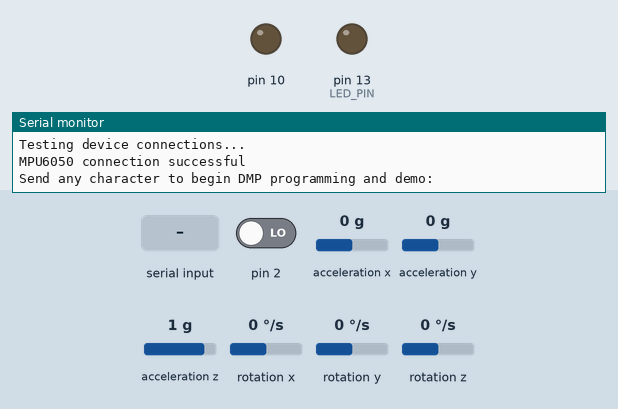
Recording of a sketch running on a simulated Arduino Uno, built with avr-gcc and run on an emulated ATmega328P. Shown: output pins drawn as LEDs (lit = HIGH), the last lines printed to the serial monitor. Dashed ring = blinking. The inputs (shaded band) are chosen by the test bench; at power-on: pin 2 LOW, acceleration x 0 g, acceleration y 0 g, acceleration z 1 g, rotation x 0 °/s, rotation y 0 °/s, rotation z 0 °/s. Storage starts empty; the sensor or clock chip raises its interrupt line as the real part does.

Above: at 1.0 s.
1.1 s: "1\n" received over Serial
At 1.77 s:
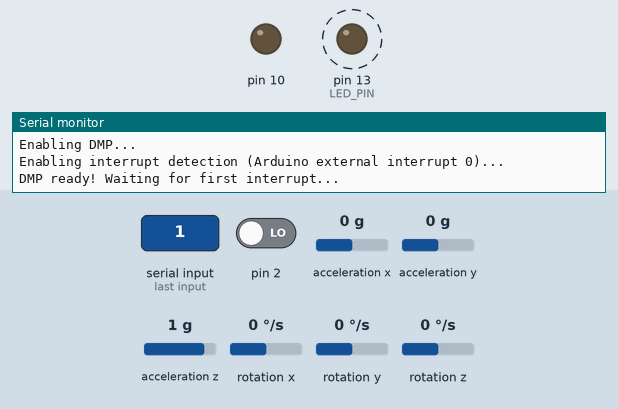
Timing chart, 0 to 10.1 s (numbered marks = the images above; inputs shaded):
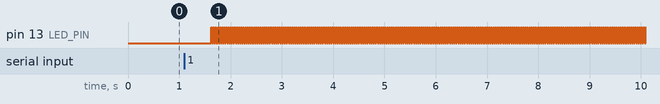

The sketch:

Datalogger.ino
```cpp
/*
  SD card datalogger


 */

#include <SPI.h>
#include <SD.h>
#include <Wire.h>
#include "I2Cdev.h"

#include "MPU6050_6Axis_MotionApps20.h"


const int chipSelect = 10;

File dataFile;

// class default I2C address is 0x68
// specific I2C addresses may be passed as a parameter here
// AD0 low = 0x68 (default for SparkFun breakout and InvenSense evaluation board)
// AD0 high = 0x69
MPU6050 mpu;
//MPU6050 mpu(0x69); // <-- use for AD0 high

/* =========================================================================
   NOTE: In addition to connection 3.3v, GND, SDA, and SCL, this sketch
   depends on the MPU-6050's INT pin being connected to the Arduino's
   external interrupt #0 pin. On the Arduino Uno and Mega 2560, this is
   digital I/O pin 2.
 * ========================================================================= */

/* =========================================================================
   NOTE: Arduino v1.0.1 with the Leonardo board generates a compile error
   when using Serial.write(buf, len). The Teapot output uses this method.
   The solution requires a modification to the Arduino USBAPI.h file, which
   is fortunately simple, but annoying. This will be fixed in the next IDE
   release. For more info, see these links:

   http://arduino.cc/forum/index.php/topic,109987.0.html
   http://code.google.com/p/arduino/issues/detail?id=958
 * ========================================================================= */


// uncomment "OUTPUT_READABLE_QUATERNION" if you want to see the actual
// quaternion components in a [w, x, y, z] format (not best for parsing
// on a remote host such as Processing or something though)
#define OUTPUT_READABLE_QUATERNION

// uncomment "OUTPUT_READABLE_EULER" if you want to see Euler angles
// (in degrees) calculated from the quaternions coming from the FIFO.
// Note that Euler angles suffer from gimbal lock (for more info, see
// http://en.wikipedia.org/wiki/Gimbal_lock)
//#define OUTPUT_READABLE_EULER

// uncomment "OUTPUT_READABLE_YAWPITCHROLL" if you want to see the yaw/
// pitch/roll angles (in degrees) calculated from the quaternions coming
// from the FIFO. Note this also requires gravity vector calculations.
// Also note that yaw/pitch/roll angles suffer from gimbal lock (for
// more info, see: http://en.wikipedia.org/wiki/Gimbal_lock)
//#define OUTPUT_READABLE_YAWPITCHROLL

// uncomment "OUTPUT_READABLE_REALACCEL" if you want to see acceleration
// components with gravity removed. This acceleration reference frame is
// not compensated for orientation, so +X is always +X according to the
// sensor, just without the effects of gravity. If you want acceleration
// compensated for orientation, us OUTPUT_READABLE_WORLDACCEL instead.
//#define OUTPUT_READABLE_REALACCEL

// uncomment "OUTPUT_READABLE_WORLDACCEL" if you want to see acceleration
// components with gravity removed and adjusted for the world frame of
// reference (yaw is relative to initial orientation, since no magnetometer
// is present in this case). Could be quite handy in some cases.
//#define OUTPUT_READABLE_WORLDACCEL

// uncomment "OUTPUT_TEAPOT" if you want output that matches the
// format used for the InvenSense teapot demo
//#define OUTPUT_TEAPOT


#define LED_PIN 13 // (Arduino is 13, Teensy is 11, Teensy++ is 6)
bool blinkState = false;

// MPU control/status vars
bool dmpReady = false;  // set true if DMP init was successful
uint8_t mpuIntStatus;   // holds actual interrupt status byte from MPU
uint8_t devStatus;      // return status after each device operation (0 = success, !0 = error)
uint16_t packetSize;    // expected DMP packet size (default is 42 bytes)
uint16_t fifoCount;     // count of all bytes currently in FIFO
uint8_t fifoBuffer[64]; // FIFO storage buffer

// orientation/motion vars
Quaternion q;           // [w, x, y, z]         quaternion container
VectorInt16 aa;         // [x, y, z]            accel sensor measurements
VectorInt16 aaReal;     // [x, y, z]            gravity-free accel sensor measurements
VectorInt16 aaWorld;    // [x, y, z]            world-frame accel sensor measurements
VectorFloat gravity;    // [x, y, z]            gravity vector
float euler[3];         // [psi, theta, phi]    Euler angle container
float ypr[3];           // [yaw, pitch, roll]   yaw/pitch/roll container and gravity vector

// packet structure for InvenSense teapot demo
uint8_t teapotPacket[14] = { '$', 0x02, 0,0, 0,0, 0,0, 0,0, 0x00, 0x00, '\r', '\n' };


// ================================================================
// ===               INTERRUPT DETECTION ROUTINE                ===
// ================================================================

volatile bool mpuInterrupt = false;     // indicates whether MPU interrupt pin has gone high
void dmpDataReady() {
    mpuInterrupt = true;
}


void setup()
{
 // Open serial communications and wait for port to open:
  Serial.begin(115200);
   while (!Serial) {
    ; // wait for serial port to connect. Needed for Leonardo only
  }


  Serial.print("Initializing SD card...");
  // make sure that the default chip select pin is set to
  // output, even if you don't use it:
  pinMode(SS, OUTPUT);

  // see if the card is present and can be initialized:
  if (!SD.begin(chipSelect)) {
    Serial.println("Card failed, or not present");
    // don't do anything more:
    while (1) ;
  }
  Serial.println("card initialized.");

  // Open up the file we're going to log to!
  dataFile = SD.open("datalog.txt", FILE_WRITE);
  if (! dataFile) {
    Serial.println("error opening datalog.txt");
    // Wait forever since we cant write data
    while (1) ;
  }

    // join I2C bus (I2Cdev library doesn't do this automatically)
    #if I2CDEV_IMPLEMENTATION == I2CDEV_ARDUINO_WIRE
        Wire.begin();
        TWBR = 24; // 400kHz I2C clock (200kHz if CPU is 8MHz)
    #elif I2CDEV_IMPLEMENTATION == I2CDEV_BUILTIN_FASTWIRE
        Fastwire::setup(400, true);
    #endif

  // initialize device
    Serial.println(F("Initializing I2C devices..."));
    mpu.initialize();

    // verify connection
    Serial.println(F("Testing device connections..."));
    Serial.println(mpu.testConnection() ? F("MPU6050 connection successful") : F("MPU6050 connection failed"));

    // wait for ready
    Serial.println(F("\nSend any character to begin DMP programming and demo: "));
    while (Serial.available() && Serial.read()); // empty buffer
    while (!Serial.available());                 // wait for data
    while (Serial.available() && Serial.read()); // empty buffer again

    // load and configure the DMP
    Serial.println(F("Initializing DMP..."));
    devStatus = mpu.dmpInitialize();

    // supply your own gyro offsets here, scaled for min sensitivity
    mpu.setXGyroOffset(220);
    mpu.setYGyroOffset(76);
    mpu.setZGyroOffset(-85);
    mpu.setZAccelOffset(1788); // 1688 factory default for my test chip

    // make sure it worked (returns 0 if so)
    if (devStatus == 0) {
        // turn on the DMP, now that it's ready
        Serial.println(F("Enabling DMP..."));
        mpu.setDMPEnabled(true);

        // enable Arduino interrupt detection
        Serial.println(F("Enabling interrupt detection (Arduino external interrupt 0)..."));
        attachInterrupt(0, dmpDataReady, RISING);
        mpuIntStatus = mpu.getIntStatus();

        // set our DMP Ready flag so the main loop() function knows it's okay to use it
        Serial.println(F("DMP ready! Waiting for first interrupt..."));
        dmpReady = true;

        // get expected DMP packet size for later comparison
        packetSize = mpu.dmpGetFIFOPacketSize();
    } else {
        // ERROR!
        // 1 = initial memory load failed
        // 2 = DMP configuration updates failed
        // (if it's going to break, usually the code will be 1)
        Serial.print(F("DMP Initialization failed (code "));
        Serial.print(devStatus);
        Serial.println(F(")"));
    }

    // configure LED for output
    pinMode(LED_PIN, OUTPUT);

}

long count=0;
void loop()
{
  // if programming failed, don't try to do anything
    if (!dmpReady) return;

    // wait for MPU interrupt or extra packet(s) available
    while (!mpuInterrupt && fifoCount < packetSize) {
        // other program behavior stuff here
        // .
        // .
        // .
        // if you are really paranoid you can frequently test in between other
        // stuff to see if mpuInterrupt is true, and if so, "break;" from the
        // while() loop to immediately process the MPU data
        // .
        // .
        // .
    }

    // reset interrupt flag and get INT_STATUS byte
    mpuInterrupt = false;
    mpuIntStatus = mpu.getIntStatus();

    // get current FIFO count
    fifoCount = mpu.getFIFOCount();

    // check for overflow (this should never happen unless our code is too inefficient)
    if ((mpuIntStatus & 0x10) || fifoCount == 1024) {
        // reset so we can continue cleanly
        mpu.resetFIFO();
        Serial.println(F("FIFO overflow!"));

    // otherwise, check for DMP data ready interrupt (this should happen frequently)
    } else if (mpuIntStatus & 0x02) {
        // wait for correct available data length, should be a VERY short wait
        while (fifoCount < packetSize) fifoCount = mpu.getFIFOCount();

        // read a packet from FIFO
        mpu.getFIFOBytes(fifoBuffer, packetSize);

        // track FIFO count here in case there is > 1 packet available
        // (this lets us immediately read more without waiting for an interrupt)
        fifoCount -= packetSize;

        #ifdef OUTPUT_READABLE_QUATERNION
            // display quaternion values in easy matrix form: w x y z
            mpu.dmpGetQuaternion(&q, fifoBuffer);
            dataFile.print("quat\t");
            dataFile.print(q.w);
            dataFile.print("\t");
            dataFile.print(q.x);
            dataFile.print("\t");
            dataFile.print(q.y);
            dataFile.print("\t");
            dataFile.println(q.z);
        #endif

        #ifdef OUTPUT_READABLE_EULER
            // display Euler angles in degrees
            mpu.dmpGetQuaternion(&q, fifoBuffer);
            mpu.dmpGetEuler(euler, &q);
            Serial.print("euler\t");
            Serial.print(euler[0] * 180/M_PI);
            Serial.print("\t");
            Serial.print(euler[1] * 180/M_PI);
            Serial.print("\t");
            Serial.println(euler[2] * 180/M_PI);
        #endif

        #ifdef OUTPUT_READABLE_YAWPITCHROLL
            // display Euler angles in degrees
            mpu.dmpGetQuaternion(&q, fifoBuffer);
            mpu.dmpGetGravity(&gravity, &q);
            mpu.dmpGetYawPitchRoll(ypr, &q, &gravity);
            Serial.print("ypr\t");
            Serial.print(ypr[0] * 180/M_PI);
            Serial.print("\t");
            Serial.print(ypr[1] * 180/M_PI);
            Serial.print("\t");
            Serial.println(ypr[2] * 180/M_PI);
        #endif

        #ifdef OUTPUT_READABLE_REALACCEL
            // display real acceleration, adjusted to remove gravity
            mpu.dmpGetQuaternion(&q, fifoBuffer);
            mpu.dmpGetAccel(&aa, fifoBuffer);
            mpu.dmpGetGravity(&gravity, &q);
            mpu.dmpGetLinearAccel(&aaReal, &aa, &gravity);
            Serial.print("areal\t");
            Serial.print(aaReal.x);
            Serial.print("\t");
            Serial.print(aaReal.y);
            Serial.print("\t");
            Serial.println(aaReal.z);
        #endif

        #ifdef OUTPUT_READABLE_WORLDACCEL
            // display initial world-frame acceleration, adjusted to remove gravity
            // and rotated based on known orientation from quaternion
            mpu.dmpGetQuaternion(&q, fifoBuffer);
            mpu.dmpGetAccel(&aa, fifoBuffer);
            mpu.dmpGetGravity(&gravity, &q);
            mpu.dmpGetLinearAccel(&aaReal, &aa, &gravity);
            mpu.dmpGetLinearAccelInWorld(&aaWorld, &aaReal, &q);
            Serial.print("aworld\t");
            Serial.print(aaWorld.x);
            Serial.print("\t");
            Serial.print(aaWorld.y);
            Serial.print("\t");
            Serial.println(aaWorld.z);
        #endif

        #ifdef OUTPUT_TEAPOT
            // display quaternion values in InvenSense Teapot demo format:
            teapotPacket[2] = fifoBuffer[0];
            teapotPacket[3] = fifoBuffer[1];
            teapotPacket[4] = fifoBuffer[4];
            teapotPacket[5] = fifoBuffer[5];
            teapotPacket[6] = fifoBuffer[8];
            teapotPacket[7] = fifoBuffer[9];
            teapotPacket[8] = fifoBuffer[12];
            teapotPacket[9] = fifoBuffer[13];
            Serial.write(teapotPacket, 14);
            teapotPacket[11]++; // packetCount, loops at 0xFF on purpose
        #endif

        // blink LED to indicate activity
        blinkState = !blinkState;
        digitalWrite(LED_PIN, blinkState);
    }


///////////////////

//  dataFile.print(millis());
//  dataFile.print(",");
//  dataFile.print(count);
//  dataFile.print(",");
//  dataFile.print(count);
//  dataFile.print(",");
//  dataFile.print(count);
//  dataFile.print(",");
//  dataFile.println(count++);

  dataFile.flush();

  delay(10);
}
```

Measured:
- after the input at 1.1 s, pin 13 (LED_PIN): alternates HIGH for 0.02 s and LOW for 0.02 s, starting after 0.52 s
